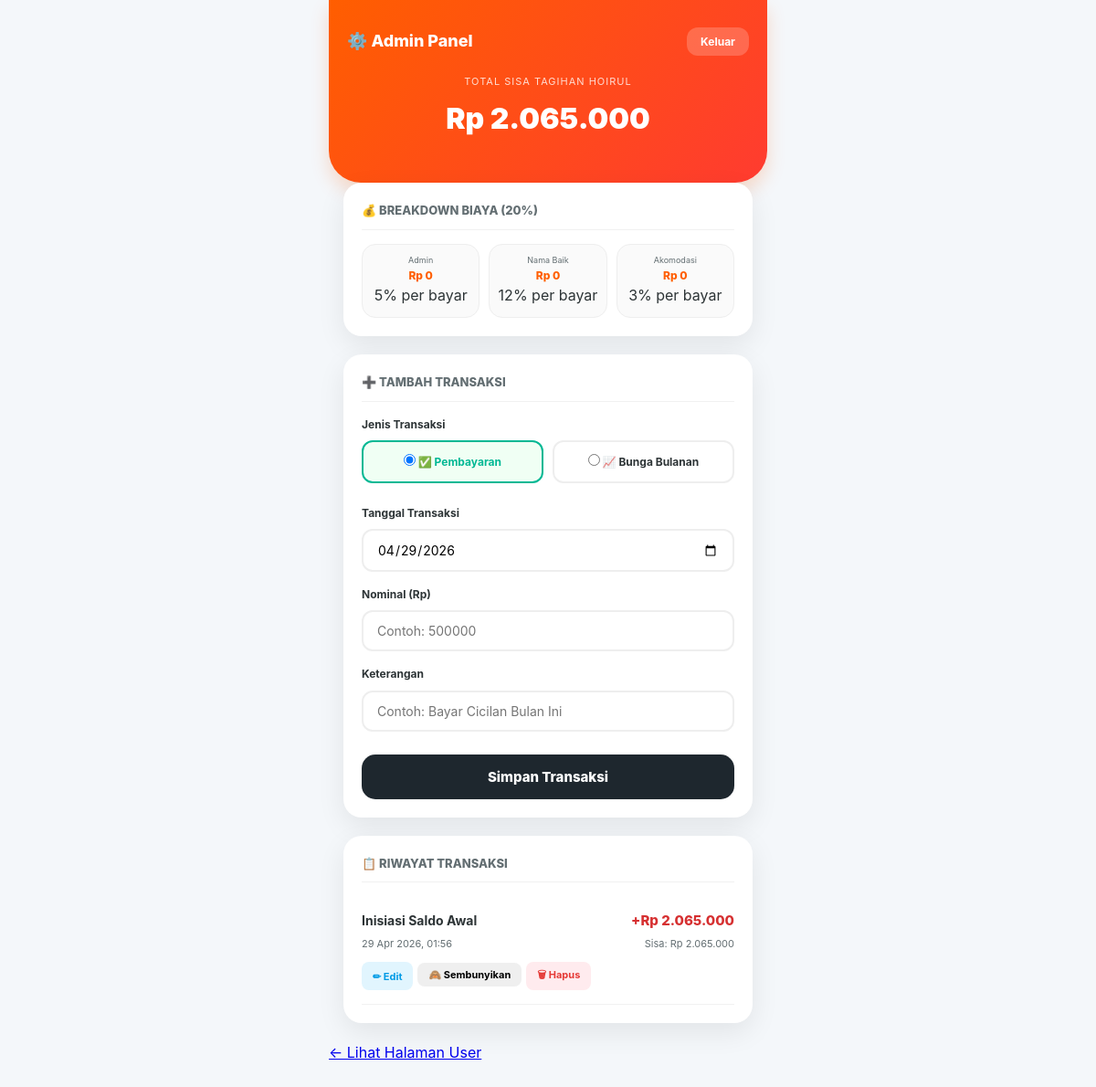
The page /admin/index.php (signed in) on the database its author committed.
### tables this page shows
CREATE TABLE `settings` (
  `id`            INT(11)      NOT NULL AUTO_INCREMENT,
  `setting_key`   VARCHAR(100) NOT NULL,
  `setting_value` VARCHAR(255) NOT NULL,
  PRIMARY KEY (`id`),
  UNIQUE KEY `setting_key` (`setting_key`)
);

CREATE TABLE `transactions` (
  `id`            INT(11)        NOT NULL AUTO_INCREMENT,
  `date`          DATETIME       NOT NULL,
  `type`          VARCHAR(255) NOT NULL,
  `amount`        DECIMAL(15,2)  NOT NULL COMMENT 'Positif = tambah utang, Negatif = pembayaran',
  `current_saldo` DECIMAL(15,2)  NOT NULL COMMENT 'Saldo setelah transaksi ini',
  `split_details` TEXT DEFAULT NULL COMMENT 'JSON breakdown fee (untuk pembayaran)',
  PRIMARY KEY (`id`)
);

### config.php (called while the page is built, shortened)
<?php
$host   = 'sql311.infinityfree.com';
$user   = 'if0_41774071';
$pass   = 'LYi2uX7gnlhJglj';
$dbname = 'if0_41774071_u';
try {
    $pdo = new PDO(
        "mysql:host=$host;dbname=$dbname;charset=utf8mb4",
        $user,
        $pass,
        [
            PDO::ATTR_ERRMODE            => PDO::ERRMODE_EXCEPTION,
            PDO::ATTR_DEFAULT_FETCH_MODE => PDO::FETCH_ASSOC,
            PDO::ATTR_TIMEOUT            => 10,
        ]
    );
    $pdo->exec("CREATE TABLE IF NOT EXISTS settings (
        id INT AUTO_INCREMENT PRIMARY KEY,
        setting_key VARCHAR(100) UNIQUE NOT NULL,
        setting_value VARCHAR(255) NOT NULL
    ) ENGINE=InnoDB DEFAULT CHARSET=utf8mb4");
    $pdo->exec("CREATE TABLE IF NOT EXISTS transactions (
        id INT AUTO_INCREMENT PRIMARY KEY,
        date DATETIME NOT NULL,
        type VARCHAR(255) NOT NULL,
        amount DECIMAL(15,2) NOT NULL,
        current_saldo DECIMAL(15,2) NOT NULL,
        split_details TEXT DEFAULT NULL,
        hidden TINYINT(1) NOT NULL DEFAULT 0
    ) ENGINE=InnoDB DEFAULT CHARSET=utf8mb4");
    try {
        $pdo->exec("ALTER TABLE transactions ADD COLUMN hidden TINYINT(1) NOT NULL DEFAULT 0");
    } catch (PDOException $e) {  }
} catch(PDOException $e) {
    die("<h2 style='font-family:sans-serif;color:red;text-align:center;margin-top:50px'>
         ⚠️ Database Connection Error<br>
         <small style='color:#666;font-size:14px'>" . htmlspecialchars($e->getMessage()) . "</small>
         </h2>");
}
function getSaldo($pdo) {
    $stmt = $pdo->prepare("SELECT setting_value FROM settings WHERE setting_key = 'saldo'");
    $stmt->execute();
    $row = $stmt->fetch(PDO::FETCH_ASSOC);
    return $row ? (float)$row['setting_value'] : 0;
}
function getFee($pdo, $key) {
    $stmt = $pdo->prepare("SELECT setting_value FROM settings WHERE setting_key = ?");
    $stmt->execute([$key]);
    $row = $stmt->fetch(PDO::FETCH_ASSOC);
    return $row ? (float)$row['setting_value'] : 0;
}
function getAllFees($pdo) {
    return [
        'fee_admin'     => getFee($pdo, 'fee_admin'),
        'fee_nama_baik' => getFee($pdo, 'fee_nama_baik'),
        'fee_akomodasi' => getFee($pdo, 'fee_akomodasi'),
    ];
}
function checkAutoBunga($pdo) {
    $day   = (int)date('d');
    $month = (int)date('m');
    $year  = (int)date('Y');
    if ($day >= 7) {
        $key = "auto_bunga_{$month}_{$year}";
        $stmt = $pdo->prepare("SELECT COUNT(*) FROM settings WHERE setting_key = ?");
        $stmt->execute([$key]);
    }
}
checkAutoBunga($pdo);
function formatRupiah($angka) {
    return "Rp " . number_format($angka, 0, ',', '.');
}
?>

### admin/index.php (the view, shortened to what this page needs)
<?php
require_once '../config.php';
$stmt = $pdo->prepare("SELECT * FROM transactions ORDER BY id DESC");
$stmt->execute();
$transactions = $stmt->fetchAll(PDO::FETCH_ASSOC);
$saldo = getSaldo($pdo);
$fees  = getAllFees($pdo);
?>
<!DOCTYPE html>
<html lang="id">
<head>
    <link rel="stylesheet" href="../assets/style.css?v=<?= time() ?>">
</head>
<body>
<div class="admin-wrapper">
    <div class="admin-header">
        <div class="admin-header-row">
            <h2>⚙️ Admin Panel</h2>
            <a href="logout.php" class="btn-logout">Keluar</a>
        </div>
        <div class="saldo-hero">
            <div class="saldo-hero-label">Total Sisa Tagihan Hoirul</div>
            <div class="saldo-hero-value"><?= formatRupiah($saldo) ?></div>
        </div>
    </div>
    <div class="a-card">
        <div class="a-card-title">💰 Breakdown Biaya (20%)</div>
        <div class="fee-grid">
            <div class="fee-box">
                <div class="fee-box-label">Admin</div>
                <div class="fee-box-value"><?= formatRupiah($fees['fee_admin']) ?></div>
                <div class="fee-box-pct">5% per bayar</div>
            </div>
            <div class="fee-box">
                <div class="fee-box-label">Nama Baik</div>
                <div class="fee-box-value"><?= formatRupiah($fees['fee_nama_baik']) ?></div>
                <div class="fee-box-pct">12% per bayar</div>
            </div>
            <div class="fee-box">
                <div class="fee-box-label">Akomodasi</div>
                <div class="fee-box-value"><?= formatRupiah($fees['fee_akomodasi']) ?></div>
                <div class="fee-box-pct">3% per bayar</div>
            </div>
        </div>
    </div>
    <div class="a-card">
        <div class="a-card-title">➕ Tambah Transaksi</div>
        <form method="POST" action="" class="a-form">
            <div class="f-group">
                <label>Jenis Transaksi</label>
                <div class="radio-group">
                    <label class="radio-label active-pay" id="lbl-pay">
                        <input type="radio" name="tx_type" value="pay_debt" checked onchange="switchType(this)">
                        ✅ Pembayaran
                    </label>
                    <label class="radio-label" id="lbl-debt">
                        <input type="radio" name="tx_type" value="bunga_bulanan" onchange="switchType(this)">
                        📈 Bunga Bulanan
                    </label>
                </div>
            </div>
            <div class="f-group">
                <label>Tanggal Transaksi</label>
                <input type="date" name="tx_date" class="f-input" value="<?= date('Y-m-d') ?>" required>
            </div>
            <div class="f-group">
                <label>Nominal (Rp)</label>
                <input type="number" name="amount" class="f-input" required placeholder="Contoh: 500000">
            </div>
            <div class="f-group">
                <label>Keterangan</label>
                <input type="text" name="description" class="f-input" required placeholder="Contoh: Bayar Cicilan Bulan Ini">
            </div>
            <button type="submit" class="btn-submit">Simpan Transaksi</button>
        </form>
    </div>
    <div class="a-card">
        <div class="a-card-title">📋 Riwayat Transaksi</div>
        <div class="trx-list">
            <?php if (empty($transactions)): ?>
                <div style="text-align:center; padding: 30px; color:#ccc; font-size:13px;">Belum ada transaksi.</div>
            <?php else: ?>
                <?php foreach ($transactions as $trx): ?>
                    <?php
                        $isPayment = $trx['amount'] < 0;
                        $amtClass  = $isPayment ? 'green' : 'red';
                        $sign      = $isPayment ? '−' : '+';
                        $parts     = explode(': ', $trx['type'], 2);
                        $descLabel = count($parts) > 1 ? $parts[1] : $trx['type'];
                        $origAmt   = $isPayment ? abs($trx['amount']) / 0.8 : abs($trx['amount']);
                        $isHidden  = !empty($trx['hidden']);
                    ?>
                    <div class="trx-item <?= $isHidden ? 'is-hidden' : '' ?>">
                        <div class="trx-top">
                            <div class="trx-name <?= $isHidden ? 'is-hidden-label' : '' ?>">
                                <?= htmlspecialchars($trx['type']) ?>
                            </div>
                            <div class="trx-amount <?= $amtClass ?>">
                                <?= $sign . formatRupiah(abs($trx['amount'])) ?>
                            </div>
                        </div>
                        <div class="trx-meta">
                            <span><?= date('d M Y, H:i', strtotime($trx['date'])) ?></span>
                            <span>Sisa: <?= formatRupiah($trx['current_saldo']) ?></span>
                        </div>
                        <div class="trx-actions">
                            <button class="btn-sm btn-edit"
                                onclick="openEdit(<?= $trx['id'] ?>, '<?= htmlspecialchars(addslashes($descLabel)) ?>', '<?= number_format($origAmt, 0, '', '') ?>', '<?= date('Y-m-d', strtotime($trx['date'])) ?>')">
                                ✏ Edit
                            </button>
                            <form method="POST" action="" style="margin:0;">
                                <button type="submit" class="btn-sm <?= $isHidden ? 'btn-show' : 'btn-hide' ?>">
                                    <?= $isHidden ? '👁 Tampilkan' : '🙈 Sembunyikan' ?>
                                </button>
                            </form>
                            <form method="POST" action="" style="margin:0;" onsubmit="return confirm('Yakin hapus transaksi ini? Saldo akan disesuaikan.');">
                                <button type="submit" class="btn-sm btn-del">🗑 Hapus</button>
                            </form>
                        </div>
                    </div>
                <?php endforeach; ?>
            <?php endif; ?>
        </div>
    </div>
    <div class="footer-nav">
        <a href="../index.php">← Lihat Halaman User</a>
    </div>
</div>
</body>
</html>

### assets/style.css (style rules this page uses)
* { margin: 0; padding: 0; box-sizing: border-box; font-family: -apple-system, BlinkMacSystemFont, "Segoe UI", Roboto, Helvetica, Arial, sans-serif; }
body { background-color: #f7f8f9; color: #333; display: flex; justify-content: center; min-height: 100vh; }

### admin/index.php (style rules this page uses)
*, *::before, *::after { box-sizing: border-box; margin: 0; padding: 0; }
:root { --primary: #ff5e00; --secondary: #ff3b30; --bg: #f4f7fa; --card: #ffffff; --text-dark: #2d3436; --text-gray: #636e72; --success: #00b894; --danger: #d63031; --radius: 20px; --shadow: 0 10px 30px rgba(0, 0, 0, 0.08); }
body { font-family: 'Inter', -apple-system, sans-serif; background: var(--bg); color: var(--text-dark); line-height: 1.6; display: flex; justify-content: center; min-height: 100vh; }
.admin-wrapper { width: 100%; max-width: 480px; background: var(--bg); min-height: 100vh; position: relative; padding-bottom: 50px; }
.admin-header { background: linear-gradient(135deg, var(--primary), var(--secondary)); padding: 30px 20px 45px; border-radius: 0 0 35px 35px; text-align: center; color: white; box-shadow: 0 10px 20px rgba(255, 94, 0, 0.2); }
.admin-header-row { display: flex; justify-content: space-between; align-items: center; margin-bottom: 20px; }
.admin-header h2 { font-size: 18px; font-weight: 800; }
.btn-logout { background: rgba(255,255,255,0.2); padding: 6px 15px; border-radius: 12px; color: #fff; text-decoration: none; font-size: 12px; font-weight: 700; }
.saldo-hero-label { font-size: 11px; opacity: 0.8; text-transform: uppercase; letter-spacing: 1px; }
.saldo-hero-value { font-size: 32px; font-weight: 900; margin-top: 5px; }
.a-card { background: var(--card); border-radius: var(--radius); margin: -25px 16px 20px; padding: 20px; box-shadow: var(--shadow); position: relative; z-index: 10; }
.a-card:not(:first-of-type) { margin-top: 0; }
.a-card-title { font-size: 13px; font-weight: 800; color: var(--text-gray); text-transform: uppercase; margin-bottom: 15px; display: block; border-bottom: 1px solid #f1f1f1; padding-bottom: 10px; }
.fee-grid { display: grid; grid-template-columns: repeat(3, 1fr); gap: 10px; }
.fee-box { background: #fafafa; padding: 10px 5px; border-radius: 15px; text-align: center; border: 1px solid #eee; }
.fee-box-label { font-size: 9px; color: var(--text-gray); display: block; }
.fee-box-value { font-size: 12px; font-weight: 800; color: var(--primary); }
.f-group { margin-bottom: 15px; }
.f-group label { font-size: 12px; font-weight: 700; display: block; margin-bottom: 8px; }
.f-input { width: 100%; padding: 12px 15px; border-radius: 12px; border: 2px solid #eee; font-family: inherit; font-size: 14px; transition: 0.3s; }
.radio-group { display: flex; gap: 10px; }
.radio-label { flex: 1; padding: 12px; border: 2px solid #eee; border-radius: 12px; text-align: center; font-size: 13px; font-weight: 700; cursor: pointer; }
.radio-label.active-pay { border-color: var(--success); color: var(--success); background: #f0fff4; }
.btn-submit { width: 100%; padding: 15px; background: #1e272e; color: white; border: none; border-radius: 15px; font-weight: 800; font-size: 15px; cursor: pointer; margin-top: 10px; }
.trx-item { padding: 15px 0; border-bottom: 1px solid #f1f1f1; }
.trx-top { display: flex; justify-content: space-between; align-items: center; }
.trx-name { font-size: 14px; font-weight: 700; color: #2d3436; max-width: 60%; }
.trx-amount { font-size: 15px; font-weight: 800; text-align: right; }
.trx-amount.red { color: var(--danger); }
.trx-meta { font-size: 11px; color: var(--text-gray); display: flex; justify-content: space-between; margin-top: 5px; margin-bottom: 10px; }
.trx-actions { display: flex; gap: 5px; }
.btn-sm { padding: 6px 12px; border-radius: 8px; font-size: 11px; font-weight: 700; border: none; cursor: pointer; }
.btn-edit { background: #e1f5fe; color: #039be5; }
.btn-del { background: #ffebee; color: #e53935; }

### rows shown on the page
settings: setting_value "Rp 2.065.000"
transactions: type "Inisiasi Saldo Awal", amount "+", amount "Rp 2.065.000", date "29 Apr 2026, 01:56", current_saldo "Rp 2.065.000"

### other values the page prints
formatRupiah($fees['fee_admin']) "Rp 0"
formatRupiah($fees['fee_nama_baik']) "Rp 0"
formatRupiah($fees['fee_akomodasi']) "Rp 0"
